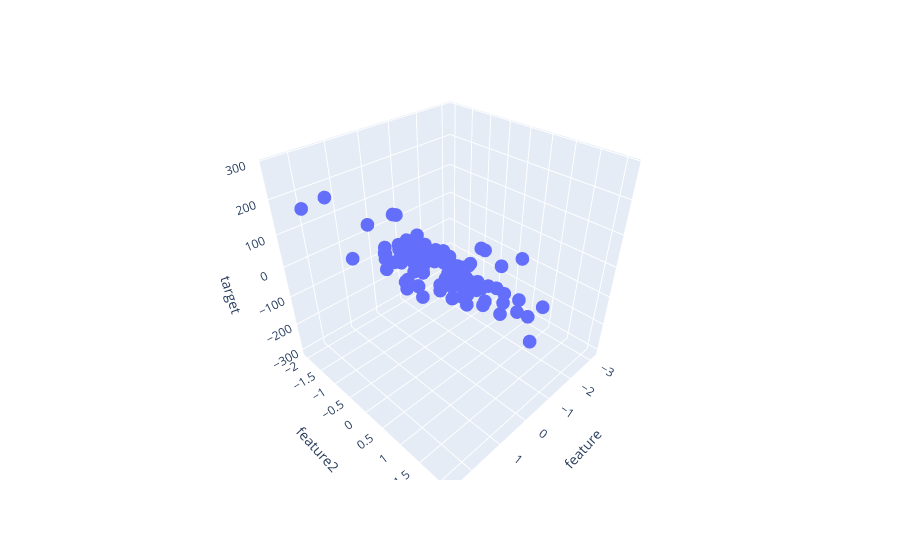

The cell this chart's notebook holds for it:
### Code cell
fig=px.scatter_3d(df,x='feature',y='feature2',z='target')
fig.show()
